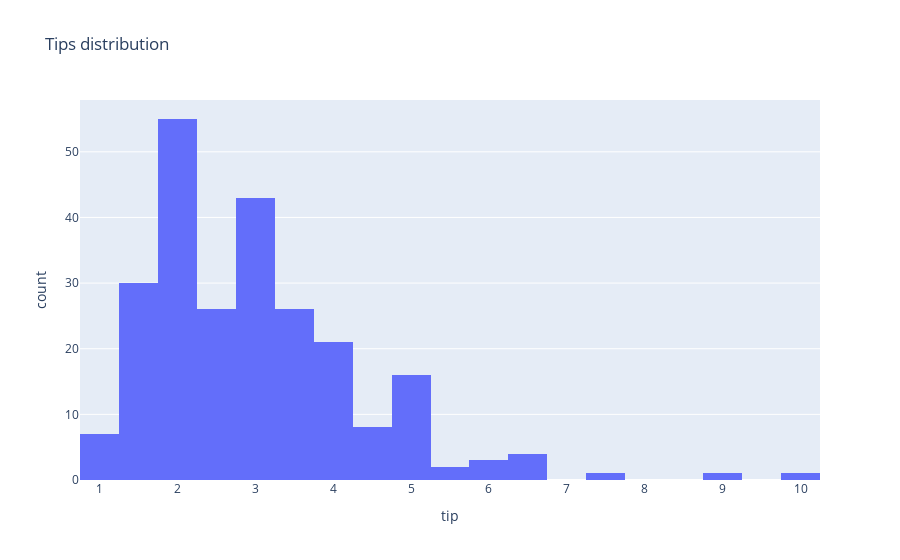

Notebook code for this chart:
### Code cell
px.histogram(
    data_frame = tips,
    x = 'tip',
    title = 'Tips distribution'
)

### Figure 1 — Plotly figure (JSON) as saved in the notebook; plotly's stock layout.template omitted (floating-point values rounded to 4 significant figures; data arrays with more than 128 entries replaced by an {"elided": "..."} marker saying what was removed)
{"data": [{"bingroup": "x", "hovertemplate": "tip=%{x}<br>count=%{y}<extra></extra>", "legendgroup": "", "marker": {"color": "#636efa", "pattern": {"shape": ""}}, "name": "", "orientation": "v", "showlegend": false, "type": "histogram", "x": {"elided": "244 float values"}, "xaxis": "x", "yaxis": "y"}], "layout": {"barmode": "relative", "legend": {"tracegroupgap": 0}, "title": {"text": "Tips distribution"}, "xaxis": {"anchor": "y", "domain": [0, 1], "title": {"text": "tip"}}, "yaxis": {"anchor": "x", "domain": [0, 1], "title": {"text": "count"}}}}
